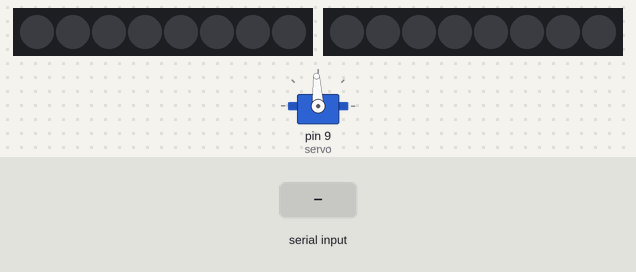
This sketch was run on a simulated Arduino Uno, built with avr-gcc and run on an emulated ATmega328P. Shown: 2 × 8 RGB LEDs in strip order, left to right, servo. The test bench sets the inputs (shaded band).

Above: at 1.2 s.
1.3 s: "90,45,200,10,150,30\n" received over Serial
At 2.0 s:
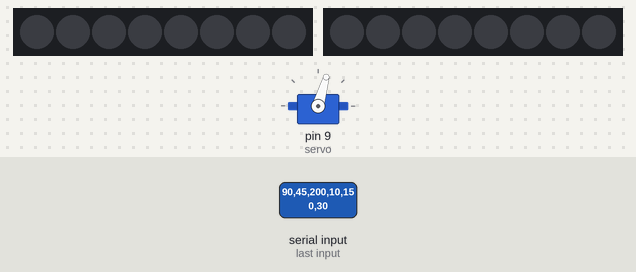
2.8 s: "30,150,10,200,45,90\n" received over Serial
At 3.2 s:
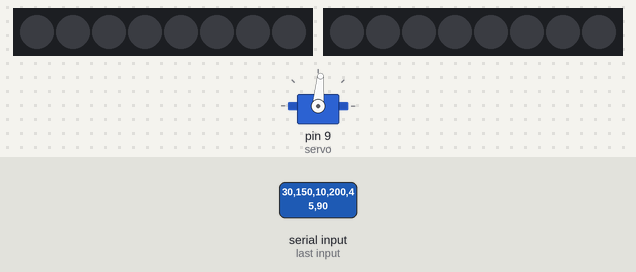
Timing chart, 0 to 5.8 s (numbered marks = the images above; inputs shaded):
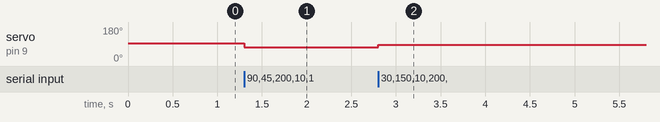

Measured:
- after the input at 1.3 s, servo on pin 9 (servo): 93° → 74° at once
- after the input at 2.8 s, servo on pin 9 (servo): 74° → 85° at once

The sketch:

mm.ledstrip_servo_continious.ino
```cpp
// Mats Drent

#include <Adafruit_NeoPixel.h>
#include <Servo.h>

#define NUM_STRIPS 2
#define NUM_PIXELS 8
#define PIN_STRIP01 6
#define PIN_STRIP02 7

Adafruit_NeoPixel strips[NUM_STRIPS] = {
  Adafruit_NeoPixel(NUM_PIXELS, PIN_STRIP01, NEO_GRB + NEO_KHZ800),
  Adafruit_NeoPixel(NUM_PIXELS, PIN_STRIP02, NEO_GRB + NEO_KHZ800)
};

Servo servo;

void setup() {
  Serial.begin(115200);

  for (int i = 0; i < NUM_STRIPS; i++) {
    strips[i].begin();
    strips[i].show();
  }

  servo.attach(9); // Attach servo to pin 9
  servo.writeMicroseconds(1500); // Set initial position for continuous rotation servo
}

void loop() {
  if (Serial.available() >= 9) {
    int stripNumber = Serial.parseInt();
    int ledNumber = Serial.parseInt();
    int r = Serial.parseInt();
    int g = Serial.parseInt();
    int b = Serial.parseInt();
    int servoSpeed = Serial.parseInt();

    if (Serial.read() == '\n') {
      if (stripNumber >= 0 && stripNumber < NUM_STRIPS && ledNumber >= 0 && ledNumber < NUM_PIXELS) {
        strips[stripNumber].setPixelColor(ledNumber, r, g, b);
        strips[stripNumber].show();
      }
      servoSpeed = map(servoSpeed, 0, 255, -255, 255); // Map servo speed from 0-255 to -255 to 255
      servo.writeMicroseconds(1500 + servoSpeed); // Set servo speed for continuous rotation
    }
  }
}
```
